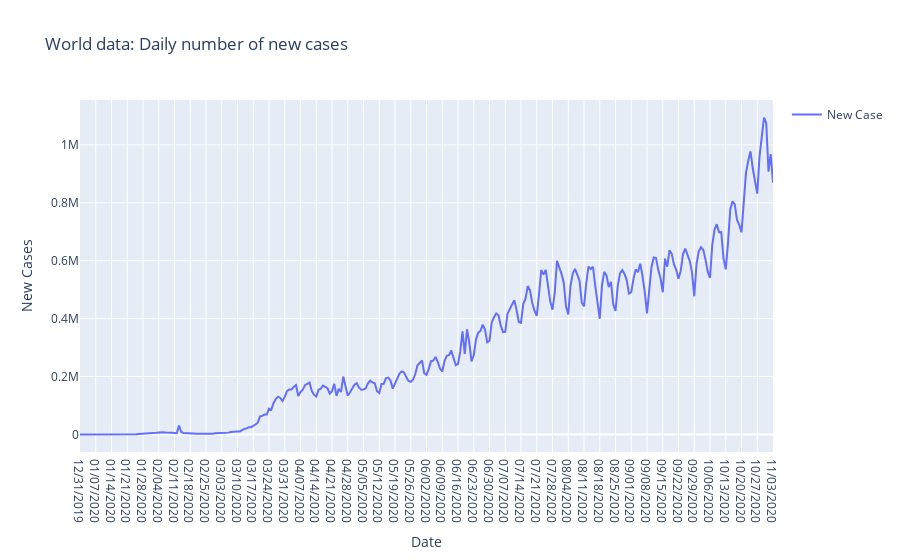

Source (notebook cell):
### Code cell
fig = go.Figure(data=[
    go.Line(x=owid_covid_newcases['date'], y=owid_covid_newcases['new_cases'],mode='lines',name='New Case')
    #go.Line(x=owid_covid_newdeaths['date'], y=owid_covid_newdeaths['new_deaths'],mode='lines',name='Death'),
])

fig.update_layout(
    title="World data: Daily number of new cases",
    yaxis_title="New Cases",
    xaxis_title="Date",
    showlegend=True
)

### Figure 1 — Plotly figure (JSON) as saved in the notebook; plotly's stock layout.template omitted (floating-point values rounded to 4 significant figures; data arrays with more than 128 entries replaced by an {"elided": "..."} marker saying what was removed)
{"data": [{"mode": "lines", "name": "New Case", "type": "scatter", "x": {"elided": "309 str values"}, "y": {"elided": "309 int values"}}], "layout": {"showlegend": true, "title": {"text": "World data: Daily number of new cases"}, "xaxis": {"title": {"text": "Date"}}, "yaxis": {"title": {"text": "New Cases"}}}}
